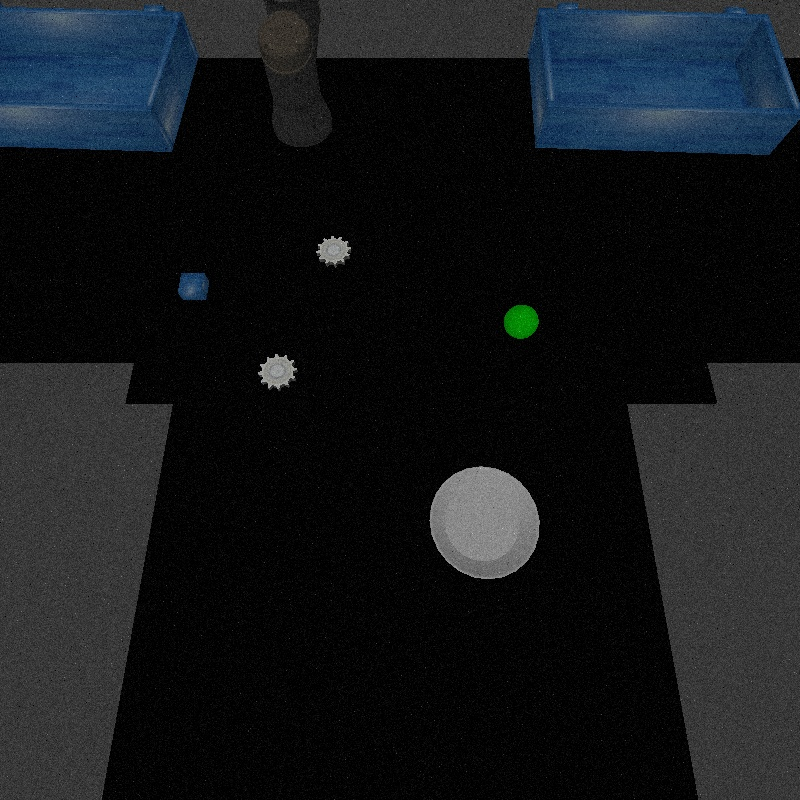
#> input picture camera_processing/video_feed.jpg, 800 x 800 px
$ python video.py
#> lines starting #> are read from the running program, lines starting #| are printed output that depends on the picture; after the words box and inside, x2 and y2 are one past the last pixel; in counts of white or black regions, pixels touching at a corner belong together
import cv2
import numpy as np
def cutImage(image):
    # Create ROI coordinates
    topLeft = (0, 0)
    bottomRight = (800, 160)
    x, y = topLeft[0], topLeft[1]
    w, h = bottomRight[0] - topLeft[0], bottomRight[1] - topLeft[1]

    image[y:y+h, x:x+w] = 0
    return image

if __name__ == '__main__':
    image = cv2.imread('video_feed.jpg')
#> image is the input picture: shape (800, 800, 3); mean B, G, R 26.9, 24, 20.8
    cv2.imshow('Original Image',image)
    cutImage = cutImage(image=np.array(image, copy=True))
#> in cutImage, `image[y:y+h, x:x+w] = 0`:
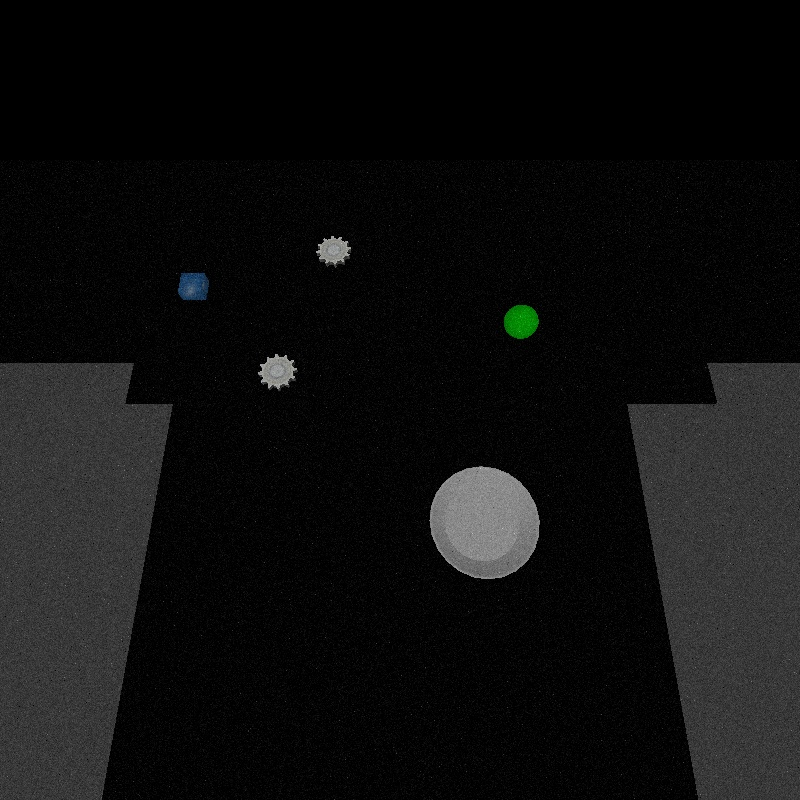
#> image: shape (800, 800, 3); mean of channels 0, 1, 2 15.1, 15.3, 15; drawn as B, G, R
    blurImage = cv2.GaussianBlur(cutImage,(5,5),0)
    cv2.imshow('Blur image',blurImage)

    gray = cv2.cvtColor(cutImage, cv2.COLOR_BGR2GRAY)
    binary = cv2.threshold(gray, 0, 255, cv2.THRESH_BINARY | cv2.THRESH_OTSU)[1]
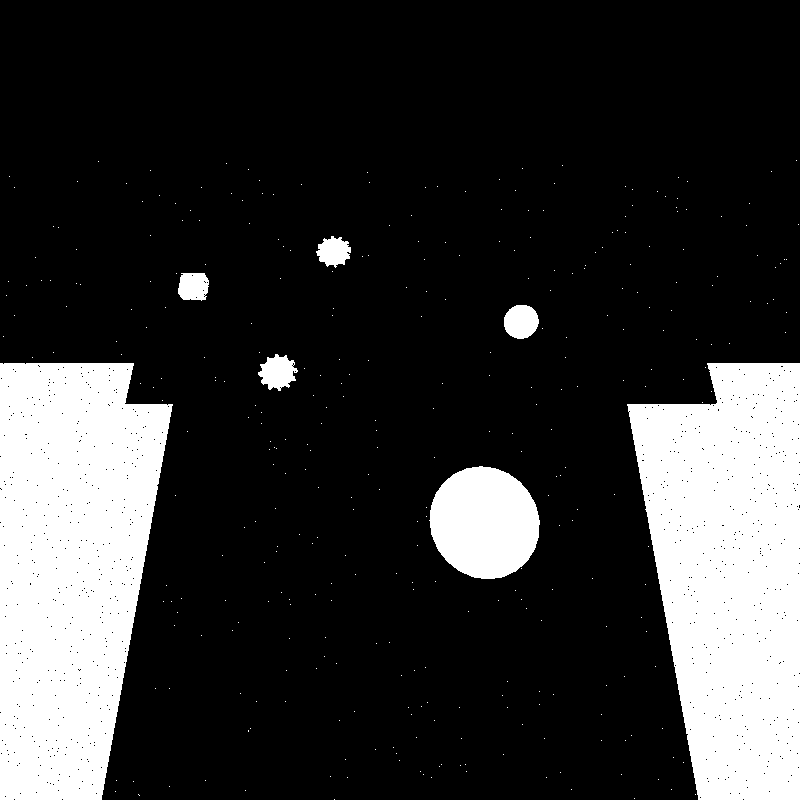
#> binary: shape (800, 800); 20.4% white; 348 white regions (341 under 20 px)
    cv2.imshow('Binary image',binary)
    contours , _ = cv2.findContours(binary, cv2.RETR_EXTERNAL, cv2.CHAIN_APPROX_SIMPLE)
#> contours = 348 contours, 341 with area under 20; largest, box (x1, y1, x2, y2) and area: (0, 363, 173, 800) 59086, (627, 363, 800, 800) 57366, (429, 466, 540, 579) 9534, (504, 305, 539, 339) 889, (258, 354, 298, 391) 879, (178, 273, 209, 301) 693, (316, 236, 351, 268) 686
    for cnt in contours:
        area = cv2.contourArea(cnt)
        if area > 10 and area < 10000:
            (x,y,w,h) = cv2.boundingRect(cnt)
            cv2.rectangle(image,(x-5,y-5),(x+w+5,y+h+5),(0,255,0),2)
#> this loop made 348 passes
#> (area, x, y, w, h) on passes 146, 204, 232, 256, 287: (9533.5, 429, 466, 111, 113), (879, 258, 354, 40, 37), (889, 504, 305, 35, 34), (693, 178, 273, 31, 28), (686, 316, 236, 35, 32)

    cv2.imshow('Final image', image)
    cv2.waitKey(0)
    cv2.destroyAllWindows()
    pass
